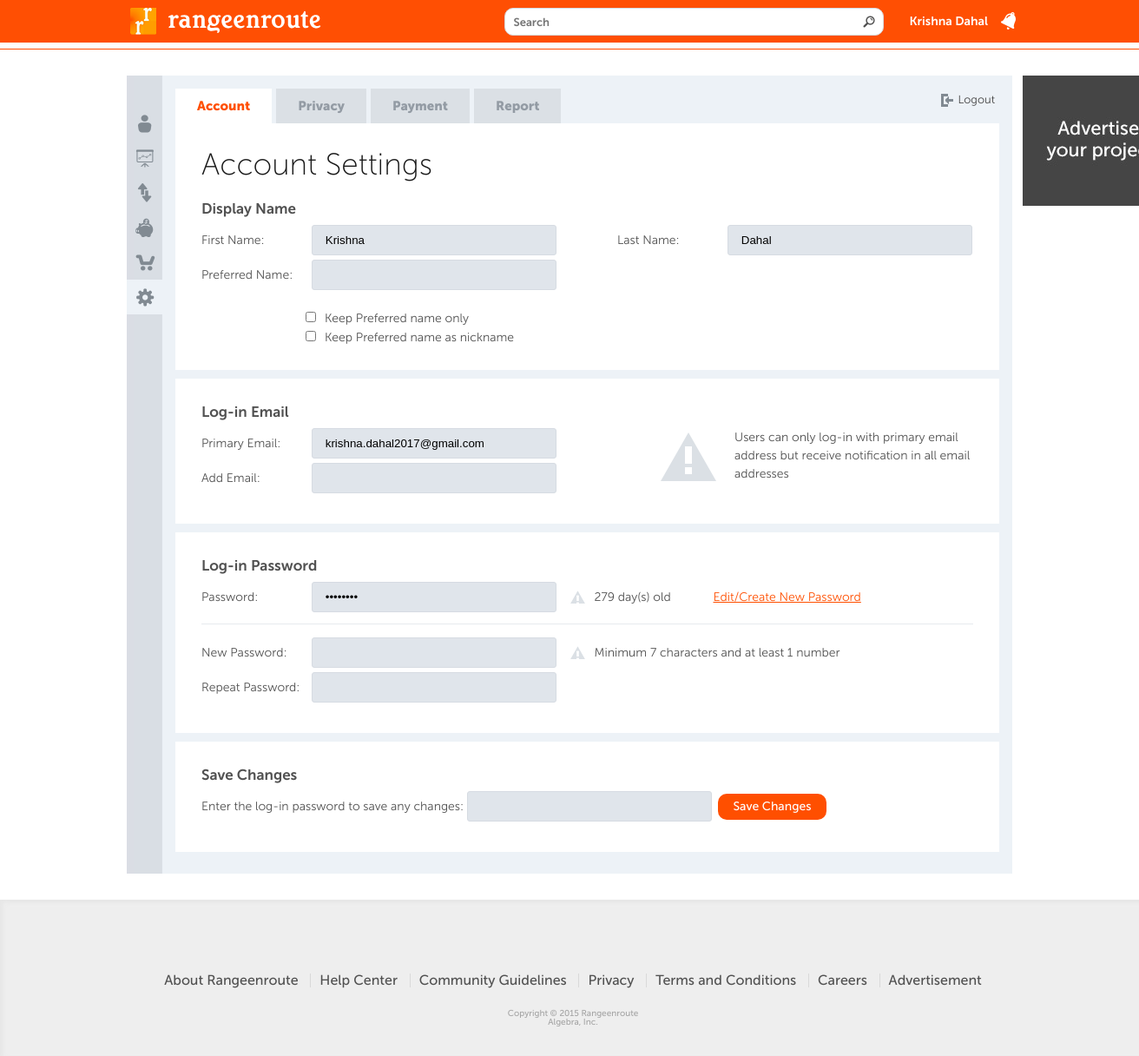
Screenshot of /account.php (signed in) with the database file from the repository.
### tables this page shows
CREATE TABLE IF NOT EXISTS `users` (
  `user_id` int(11) NOT NULL,
  `first_name` varchar(50) NOT NULL,
  `last_name` varchar(50) NOT NULL,
  `preferred_name` text NOT NULL,
  `display_name` text NOT NULL,
  `keep_preferred_only` int(11) NOT NULL DEFAULT '0',
  `keep_preferred_nickname` int(11) NOT NULL DEFAULT '0',
  `company_name` varchar(50) NOT NULL,
  `location` text NOT NULL,
  `email` varchar(50) NOT NULL,
  `password` varchar(150) NOT NULL,
  `user_type` int(11) NOT NULL,
  `user_level` int(11) NOT NULL DEFAULT '1',
  `birthday` date NOT NULL,
  `gender` int(11) NOT NULL DEFAULT '1',
  `college` text NOT NULL,
  `high_school` text NOT NULL,
  `school` text NOT NULL,
  `position` varchar(100) NOT NULL,
  `hometown` varchar(50) NOT NULL,
  `mailing_address` text NOT NULL,
  `alt_email` varchar(50) NOT NULL,
  `social_network` text NOT NULL,
  `phone` varchar(30) NOT NULL,
  `quotes` text NOT NULL,
  `about_me` text NOT NULL,
  `photo` varchar(50) NOT NULL,
  `created_on` timestamp NOT NULL DEFAULT CURRENT_TIMESTAMP,
  `updated_on` timestamp NULL DEFAULT NULL,
  `password_updated_on` timestamp NOT NULL DEFAULT '0000-00-00 00:00:00',
  `register_type` int(11) NOT NULL DEFAULT '1',
  `verified` int(11) NOT NULL DEFAULT '0',
  `verify_file` text NOT NULL,
  `balance` int(11) NOT NULL DEFAULT '0',
  `confirmed` int(11) NOT NULL DEFAULT '0'
);

### includes/libs/mysql/dbFunctions.php (called while the page is built, shortened)
<?php
class CDatabase {
    var $link;
    function CDatabase($db, $host = "localhost", $user = "", $pass = "") {
        if ($this->link = mysqli_connect($host, $user, $pass)) {
            return mysqli_select_db($this->link,$db);
        } else {
            return 0;
        }
    }
    function query($sql) {
        return mysqli_query( $this->link,$sql);
    }
    function fetch_array($q, $result_type = MYSQL_ASSOC) {
        return mysqli_fetch_array($q, $result_type = MYSQLI_ASSOC);
    }
}
?>

### includes/config.php (called while the page is built, shortened)
<?php
require_once(DIR_LIBS . 'mysql/dbFunctions.php');
$db_con = new CDatabase(MYSQL_DATABASE, MYSQL_HOST, MYSQL_USER, MYSQL_PASSWORD);
require_once(DIR_INCLUDE . 'functions.php');
?>

### includes/app/users.php (called while the page is built, shortened)
<?php
function getUserData($user_id) {
    global $db_con;
    $res = $db_con->query("SELECT * FROM `users` WHERE `user_id` = " . $user_id . " LIMIT 1");
    return $db_con->fetch_array($res);
}
?>

### includes/functions.php (called while the page is built, shortened)
<?php
require_once('config.php');
function daysDifference($date){
    $now = time();
     $your_date = strtotime($date);
     $datediff = $now - $your_date;
     return floor($datediff/(60*60*24));
}
?>

### account.php (the view, shortened to what this page needs)
<?php
include ('includes/header.php');
require_once(DIR_APP.'users.php');
$user = getUserData($_SESSION['uid']);
?>
<div class="inner-page-wrapper">
<div class="account inner-page content">
<?php include (DIR_INCLUDE.'left_nav.php'); ?>
<div class="main-content">
<ul class="router-top-nav">
<li class="active"><a href="account.php">Account</a></li>
<li><a href="privacy.php">Privacy</a></li>
<li><a href="payment.php">Payment</a></li>
<li><a href="report.php">Report</a></li>
<li class="logout"><a href="logout.php">Logout</a></li>
</ul>
<form action="" method="post" id="account-form">
<div class="content-block">
<div class="content-title">Account Settings</div>
<div class="report-content-title">Display Name</div>
<div class="content-left-col">
<div class="form-item"><label>First Name:</label> <input type="text" name="first_name" value="<?php echo $user['first_name']; ?>"></div>
<div class="form-item"><label>Preferred Name:</label> <input type="text" name="preferred_name" value="<?php echo $user['preferred_name']; ?>"></div>
<div class="form-item no-height">
<input type="checkbox" name="keep_preferred_only" id="keep_preferred_only" <?php if($user['keep_preferred_only']) echo 'checked'; ?>><label for="keep_preferred_only" class="account-checkbox-label">Keep Preferred name only</label><br>
<input type="checkbox" name="keep_preferred_nickname" id="keep_preferred_nickname" <?php if($user['keep_preferred_nickname']) echo 'checked'; ?>><label for="keep_preferred_nickname" class="account-checkbox-label">Keep Preferred name as nickname</label>
</div>
</div>
<div class="content-right-col">
<div class="form-item"><label>Last Name:</label> <input type="text" name="last_name" value="<?php echo $user['last_name']; ?>"></div>
</div>
</div>
<div class="content-block">
<div class="report-content-title">Log-in Email</div>
<div class="content-left-col">
<div class="form-item"><label>Primary Email:</label> <input type="text" name="email" value="<?php echo $user['email']; ?>" readonly></div>
<div class="form-item"><label>Add Email:</label> <input type="text" name="alt_email" value="<?php echo $user['alt_email']; ?>"></div>
</div>
<div class="content-right-col">
<div class="account-email-note">Users can only log-in with primary email address but receive notification in all email addresses</div>
</div>
</div>
<div class="content-block">
<div class="report-content-title">Log-in Password</div>
<div class="form-item"><label>Password:</label> <input type="password" value="********" name="empty_password" readonly> <span class="warning-text"><?php echo daysDifference($user['created_on']); ?> day(s) old</span> <a href="#" class="edit-create-password orange-link">Edit/Create New Password</a></div>
<hr class="delimiter standrt">
<div class="form-item"><label>New Password: </label> <input type="password" name="password" id="password"> <span class="warning-text">Minimum 7 characters and at least 1 number</span></div>
<div class="form-item"><label>Repeat Password: </label> <input type="password" name="verify_password" id="verify_password"></div>
</div>
<div class="content-block">
<div class="report-content-title">Save Changes</div>
<div class="form-item">Enter the log-in password to save any changes: <input type="password" name="current_password" id="current_password">&nbsp;&nbsp;<input class="submit-rounded" type="submit" name="save_account" value="Save Changes"></div>
</div>
</form>
 </div>
</div>
<?php include (DIR_INCLUDE.'right_side.php'); ?>
</div>
<?php include (DIR_INCLUDE.'footer.php'); ?>

### css/style.css (style rules this page uses)
body { font-family: 'museo_sans300'; color: #515151; font-size: 14px; }
.content { width: 1020px; overflow: hidden; padding: 30px 0 30px 0; margin: 0 auto; }
.inner-page-wrapper { width: 1020px; margin: 0 auto; position: relative; }
.inner-page { position: relative; min-height: 550px; margin-top: 30px; margin-bottom: 30px; background: #edf2f7 url('../images/inner_bg.jpg') repeat-y left top; padding-top: 0; padding-bottom: 0; }
.main-content { overflow: hidden; padding: 15px; padding-left: 56px; }
.content-block { background: #fff; margin-bottom: 10px; padding: 30px; overflow: hidden; }
.content-title, .content-title .project-title { font-family: 'museo_sans100'; font-size: 35px; color: #181818; margin-bottom: 25px; text-decoration: none; }
.no-height { height: auto !important; overflow: hidden; margin: 0 !important; }
.content-left-col { width: 410px; overfow: hidden; float: left; }
.content-right-col { width: 410px; overfow: hidden; float: right; }
.content-block .form-item { width: 100%; height: 33px; margin-bottom: 7px; }
.content-block .form-item input[type="text"], .signup-form .form-item input[type="email"], .signup-form .form-item input[type="password"], .add-developer-form .form-item input[type="email"], .content-block .form-item input[type="password"], .content-block .form-item input[type="email"] { width: 250px; height: 33px; padding: 0 15px 0 15px; border: #d6dbe2 solid 1px; background: #e0e5eb; border-radius: 3px; }
.content-block label { display: inline-block; width: 123px; }
.inner-page input[type="submit"] { width: auto; height: 40px; text-align: center; background: #ff4f00; border: none; border-radius: 3px; margin-left: 93px; font-family: 'museo_sans500'; color: #fff; cursor: pointer; font-size: 14px; padding: 0 40px 0 40px; }
hr.delimiter { height: 1px; color: #e7eaee; border: none; background: #e7eaee; margin-top: 80px; margin-bottom: 15px; }
.router-top-nav { width: 100%; overflow: hidden; }
.router-top-nav li { height: 40px; line-height: 40px; display: inline-block; margin-right: 5px; float: left; background: #dbe0e5; }
.router-top-nav li a { text-decoration: none; color: #939ba4; font-family: 'museo_sans900'; font-size: 15px; padding: 0 25px 0 25px; }
.router-top-nav li.active { background: #fff; }
.router-top-nav li.active a { color: #ff4f00; }
.submit-rounded { border-radius: 10px !important; height: 30px !important; margin-left: 0 !important; padding: 0 17px 0 17px !important; }
li.logout { float: right; background: url('../images/icons/logout.png') no-repeat; margin-top: -7px; background-position: 0px 13px; }
li.logout a { font-family: 'museo_sans300'; font-size: 13px; color: #454545; padding-right: 0; padding-left: 20px; }
.report-content-title { font-family: 'museo_sans700'; font-size: 17px; }
.account .report-content-title { margin-bottom: 10px; }
.content-block .account-checkbox-label { width: auto; }
.account input[type="checkbox"] { margin: 0; padding: 0; border: #989898 solid 1px; height: 12px; width: 12px; }
.account .form-item.no-height input[type="checkbox"] { margin-left: 120px; margin-right: 10px; }
.account .form-item.no-height input[type="checkbox"]:first-child { margin-top: 20px; margin-bottom: 10px; }
.account-email-note { background: url('../images/email_note.png') no-repeat 50px 5px; padding-left: 135px; line-height: 1.5; }
.warning-text { background: url('../images/icons/warning.png') no-repeat; padding-left: 30px; margin-left: 10px; }
.orange-link { color: #ff4f00; text-decoration: underline; }
hr.delimiter.standrt { margin-top: 15px; }
.edit-create-password { margin-left: 45px; }

### rows the page displays
users: first_name "Krishna", last_name "Dahal", email "krishna.dahal2017@gmail.com", created_on "279"

### other values shown
$_SESSION['display_name'] "Krishna Dahal"
